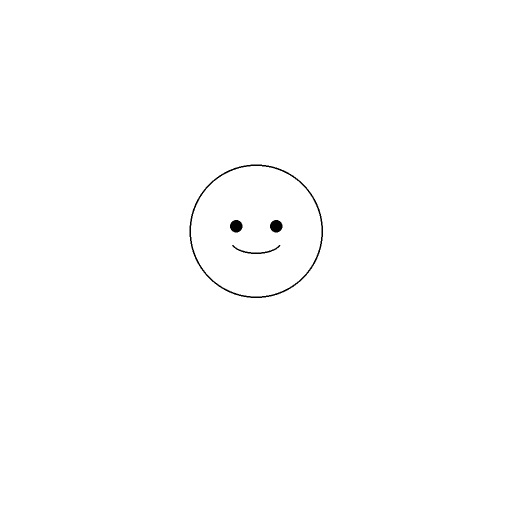
#> input picture sketch_variations/inputs/sketch_B_round_smiley.png, 1024 x 1024 px, found by its file name (shown at 1/2 size)
$ python make_grid_combo32.py --base-dir ../sketch_variations/inputs
#> lines starting #> are read from the running program, lines starting #| are printed output that depends on the picture
#!/usr/bin/env python3
"""8 入力 × 4 経路 = 32 通り の grid 化。

各入力につき 1 ファイル: 4 経路の出力を 横並びに、 各 (stroke only + overlay) を縦に。
ファイル名: <sketch_id>.png
"""
from __future__ import annotations

import argparse
import sys
import time
from pathlib import Path

import numpy as np
from PIL import Image, ImageDraw, ImageFont

_ROOT = Path(__file__).resolve().parent.parent

# (sketch_id, input_path, sketch_type)
INPUTS = [
    ("B_round_smiley",   "logs/sketch_variations_20260528_084706/inputs/sketch_B_round_smiley.png",   "character"),
    ("C_face_with_neck", "logs/sketch_variations_20260528_084706/inputs/sketch_C_face_with_neck.png", "character"),
    ("D_stick_figure",   "logs/sketch_variations_20260528_084706/inputs/sketch_D_stick_figure.png",   "character"),
    ("F_angry_face",     "logs/sketch_variations_20260528_084706/inputs/sketch_F_angry_face.png",     "character"),
    ("house",            "logs/sketches_objects_20260528_183943/sketch_house.png",                    "object"),
    ("tree",             "logs/sketches_objects_20260528_183943/sketch_tree.png",                     "object"),
    ("cat",              "logs/sketches_objects_20260528_183943/sketch_cat.png",                      "object"),
    ("car",              "logs/sketches_objects_20260528_183943/sketch_car.png",                      "object"),
]

# 4 経路 (col)、 各経路の stroke ファイル探索パス候補
PATHS = [
    ("char+S2",  ["char_S2/30_vectorized_strokes.png"]),
    ("obj only", ["obj_only/30_vectorized_strokes.png"]),
    ("align",    ["align/30_vectorized_strokes.png"]),
    ("shift",    ["shift/30_companion_strokes.png"]),
]

CELL = 384      # 各 panel サイズ
GAP = 6
LABEL_H = 24


def make_overlay(input_path: Path, stroke_path: Path) -> Image.Image:
    inp = Image.open(input_path).convert("L").resize((CELL, CELL))
    stroke = Image.open(stroke_path).convert("L").resize((CELL, CELL))
    inp_arr = np.array(inp)
    stroke_arr = np.array(stroke)
    out = np.full((CELL, CELL, 3), 255, dtype=np.uint8)
    out[inp_arr < 128] = [100, 150, 255]
    out[stroke_arr < 128] = [0, 0, 0]
    return Image.fromarray(out)


def make_input_panel(input_path: Path) -> Image.Image:
    """Input sketch を 1 panel に。"""
    inp = Image.open(input_path).convert("RGB").resize((CELL, CELL))
    return inp


def main() -> int:
    ap = argparse.ArgumentParser()
    ap.add_argument("--base-dir", required=True,
                    help="combo32 出力 dir (各 <sketch_id>/{char_S2,obj_only,align,shift}/)")
    args = ap.parse_args()
    base_dir = _ROOT / args.base_dir
    ts = time.strftime("%Y%m%d_%H%M%S")
    outdir = _ROOT / f"sketch_variations/grid_combo32_{ts}"
    outdir.mkdir(parents=True, exist_ok=True)
    try:
        font = ImageFont.truetype(
            "/usr/share/fonts/truetype/dejavu/DejaVuSans-Bold.ttf", 14)
    except Exception:
        font = ImageFont.load_default()
    # 各 input につき、 5 列 (input + 4 paths) × 2 行 (stroke、 overlay)
    # ただし input は 1 列のみ、 stroke 行のみ
    # 縦の sketch + 横の経路 でグリッド
    N_COLS = 5    # input + 4 paths
    N_ROWS = 2    # stroke / overlay
    grid_w = N_COLS * CELL + (N_COLS + 1) * GAP
    grid_h = LABEL_H + N_ROWS * CELL + (N_ROWS + 1) * GAP

    for sid, ip, stype in INPUTS:
        ip_p = _ROOT / ip
        if not ip_p.exists():
            print(f"  SKIP {sid}: input missing -> {ip_p}")
            continue
        canvas = Image.new("RGB", (grid_w, grid_h), (245, 245, 245))
#> canvas: PIL image 1956x810 RGB; every value is 245
        draw = ImageDraw.Draw(canvas)
        draw.text((10, 4), f"{sid} ({stype} input) — seed=42",
                  fill=(0, 0, 0), font=font)
        # 行ラベル (左端、 細い帯)
        col_labels = ["INPUT"] + [p[0] for p in PATHS]
        for ci, lbl in enumerate(col_labels):
            x = GAP + ci * (CELL + GAP)
            draw.text((x + 6, LABEL_H - 4), lbl, fill=(40, 40, 90), font=font)
        # 1 行目: stroke only
        # 2 行目: input + overlay
        # input panel (col 0)
        inp_panel = make_input_panel(ip_p)
#> in make_input_panel, `inp = Image.open(input_path).convert("RGB").resize((CELL, CELL))`:
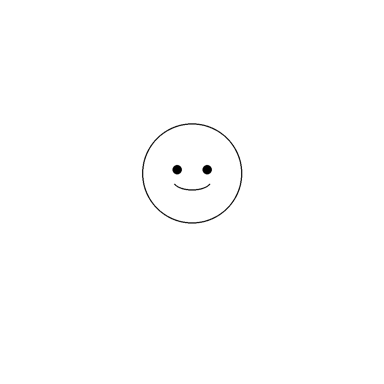
#> inp: PIL image 384x384 RGB; min 0, max 255, mean 254.1
        canvas.paste(inp_panel, (GAP, LABEL_H + GAP))
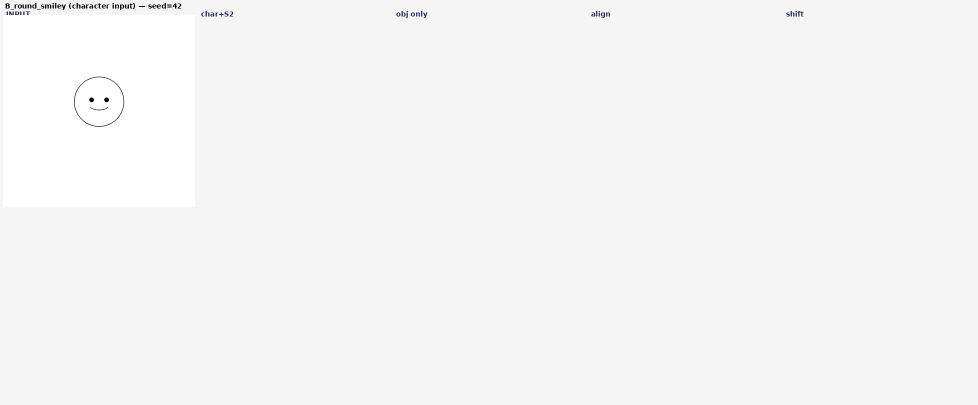
#> canvas: PIL image 1956x810 RGB (shown at 1/2 size); mean R, G, B 245.5, 245.5, 245.5
        canvas.paste(inp_panel, (GAP, LABEL_H + GAP + CELL + GAP))
        for pi, (lbl, candidates) in enumerate(PATHS):
            col_x = GAP + (pi + 1) * (CELL + GAP)
            # stroke 画像探索
            stroke_p = None
            for cand in candidates:
                p = base_dir / sid / cand
                if p.exists():
                    stroke_p = p
                    break
            if stroke_p is None:
                # 該当ファイル無 (実行失敗)、 グレー panel + ラベル
                miss = Image.new("RGB", (CELL, CELL), (220, 220, 220))
#> miss: PIL image 384x384 RGB; every value is 220
                d2 = ImageDraw.Draw(miss)
                d2.text((10, CELL // 2 - 10), f"missing\n{lbl}",
                        fill=(120, 0, 0), font=font)
                canvas.paste(miss, (col_x, LABEL_H + GAP))
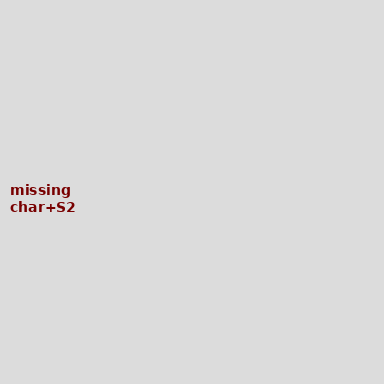
#> miss: PIL image 384x384 RGB; mean R, G, B 219.7, 219.2, 219.2
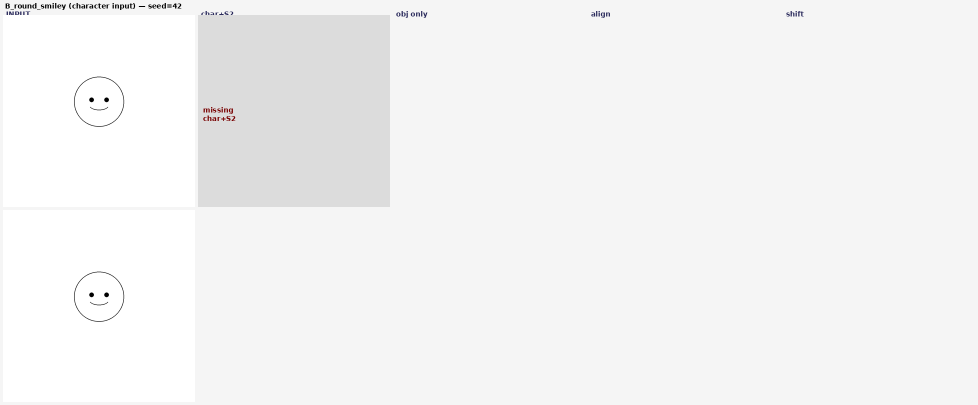
#> canvas: PIL image 1956x810 RGB (shown at 1/2 size); mean R, G, B 244, 244, 244
                canvas.paste(miss, (col_x, LABEL_H + GAP + CELL + GAP))
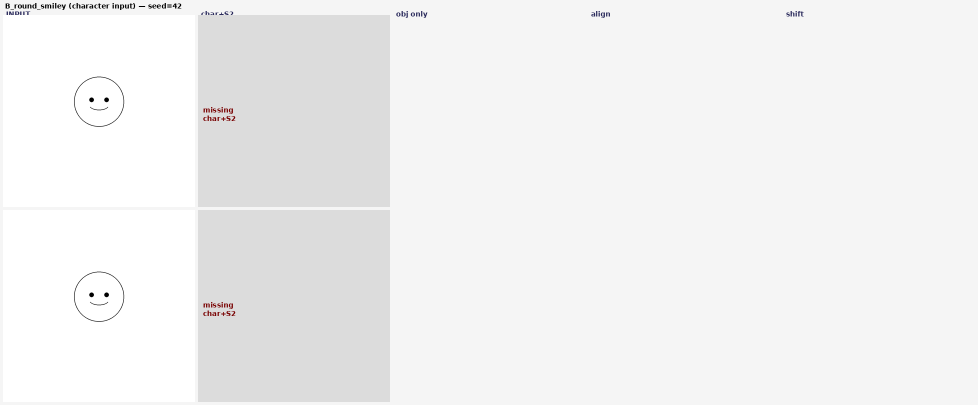
#> canvas: PIL image 1956x810 RGB (shown at 1/2 size); mean R, G, B 241.6, 241.6, 241.6
                continue
            stroke_img = Image.open(stroke_p).convert("RGB").resize((CELL, CELL))
            overlay = make_overlay(ip_p, stroke_p)
            canvas.paste(stroke_img, (col_x, LABEL_H + GAP))
            canvas.paste(overlay, (col_x, LABEL_H + GAP + CELL + GAP))
        out_path = outdir / f"{sid}.png"
        canvas.save(out_path)
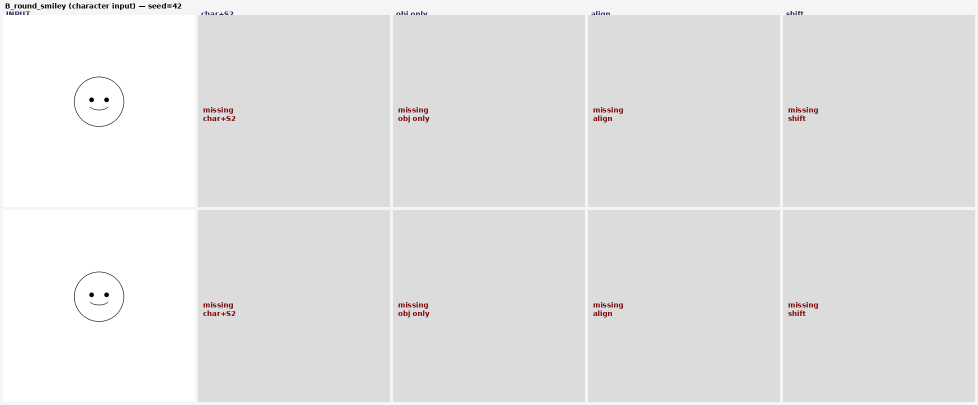
#> saved as B_round_smiley.png: PIL image 1956x810 RGB (shown at 1/2 size); mean R, G, B 227.5, 227.2, 227.3
        print(f"  saved {out_path.relative_to(_ROOT)}")
    print(f"\nOUTDIR={outdir.relative_to(_ROOT)}")
    return 0


if __name__ == "__main__":
    sys.exit(main())
#> (the program exits here)
